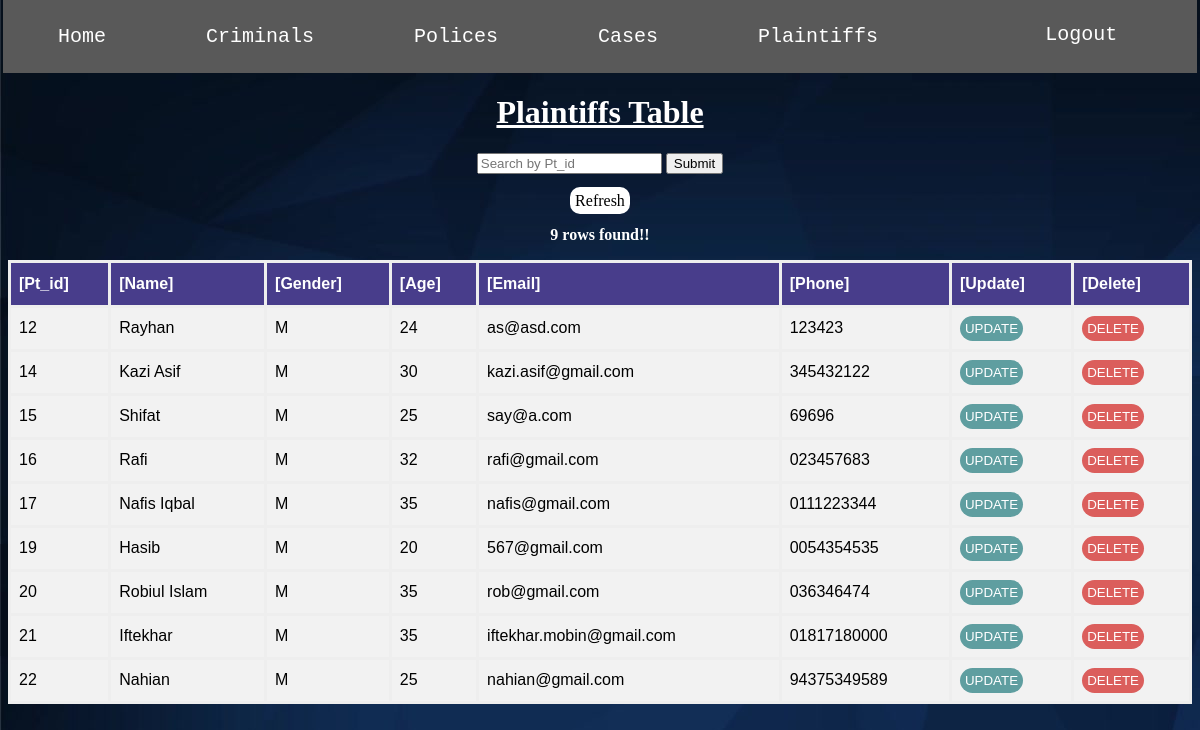
Screenshot of /public_html/tablePlaintiff.php (signed in) with the database file from the repository.
### tables this page shows
CREATE TABLE `plaintiffs` (
  `Pt_id` int(11) NOT NULL,
  `Pt_name` varchar(60) NOT NULL,
  `Gender` enum('M','F','N') NOT NULL,
  `Age` int(11) NOT NULL,
  `Email` text NOT NULL,
  `Phone` varchar(14) NOT NULL
);

### public_html/tablePlaintiff.php (the view, shortened to what this page needs)
<?php
    require 'nav.php';
    require 'database_config/connection.php';
    if( @$_GET['plaintiffs'] === 'search' ){
        $table_sql = "SELECT * FROM plaintiffs WHERE Pt_id=".$_POST['Pt_id'].";";
    }
    else{
        $table_sql = "SELECT * FROM plaintiffs;";
    }
    $rows = mysqli_query($conn, $table_sql);
    $totalrows = mysqli_num_rows($rows);
?>
<!DOCTYPE html>
<html>
<head>
    <link rel="stylesheet" href="style-sheets/mystyle_table.css" type="text/css">
</head>
<body>
    <h1><u>Plaintiffs Table</u></h1>
    <center>
        <form action="tablePlaintiff.php?plaintiffs=search" method="post">
            <input name="Pt_id" type=number placeholder="Search by Pt_id" required>
            <input name="srch" type=submit>
            <br><br>
            <a id="rfrsh" href="tablePlaintiff.php">Refresh</a>
        </form>
    </center>
    <table>
        <caption><?php echo '<p><b>'.$totalrows.' rows found!!</b></p>' ?></caption>
        <tr>
            <th>[Pt_id]</th>
            <th>[Name]</th>
            <th>[Gender]</th>
            <th>[Age]</th>
            <th>[Email]</th>
            <th>[Phone]</th>
            <th>[Update]</th>
            <th>[Delete]</th>
        </tr>
        <?php
            if($totalrows > 0){
               while( $row = mysqli_fetch_assoc($rows) ){
                   echo
                       "<tr>
                            <td>".$row['Pt_id']."</td>
                            <td>".$row['Pt_name']."</td>
                            <td>".$row['Gender']."</td>
                            <td>".$row['Age']."</td>
                            <td>".$row['Email']."</td>
                            <td>".$row['Phone']."</td>
                            <td>
                            <form action='updatePlaintiff.php' method='POST'>
                                <input name='id' class='hide' type='number' value=".$row['Pt_id'].">
                                <input name='submit' id='editbtn' type='submit' value='UPDATE'>
                            </form>
                            </td>
                            <td>
                            <form action='database_config/del.php?tb=plaintiffs' method='POST'>
                                <input name='id' class='hide' type='text' value=".$row['Pt_id'].">
                                <input name='submit' id='deletebtn' type='submit' value='DELETE' onclick='return checkdelete()'>
                            </form>
                            </td>
                        </tr>";
               }
            }
        ?>
    </table>
</body>
</html>

### public_html/style-sheets/mystyle_nav.css (style rules this page uses)
body { background: url(../images/HomePage_background.jpg); }

### public_html/style-sheets/mystyle_table.css (style rules this page uses)
h1, table p { color: white; text-align: center; font-family: cursive; }
table { font-family: "Trebuchet MS", sans-serif; border-collapse: collapse; width: 100%; }
table td, table th { border: 3px solid #eee; padding: 8px; }
table tr { background-color: #f2f2f2; }
table th { padding-top: 12px; padding-bottom: 12px; text-align: left; background-color: darkslateblue; color: white; }
#rfrsh { text-decoration: none; padding: 5px 5px; color: black; background-color: white; border-radius: 10px; }
#editbtn { color: white; border: none; background-color: cadetblue; border-radius: 20px; cursor: pointer; padding: 5px 5px; }
#deletebtn { color: white; border: none; background-color: #db5e5c; border-radius: 20px; cursor: pointer; padding: 5px 5px; }

### rows the page displays
plaintiffs: Pt_id "12", Pt_name "Rayhan", Gender "M", Age "24", Email "as@asd.com", Phone "123423"
plaintiffs: Pt_id "14", Pt_name "Kazi Asif", Gender "M", Age "30", Email "kazi.asif@gmail.com", Phone "345432122"
plaintiffs: Pt_id "15", Pt_name "Shifat", Gender "M", Age "25", Email "say@a.com", Phone "69696"
plaintiffs: Pt_id "16", Pt_name "Rafi", Gender "M", Age "32", Email "rafi@gmail.com", Phone "023457683"
plaintiffs: Pt_id "17", Pt_name "Nafis Iqbal", Gender "M", Age "35", Email "nafis@gmail.com", Phone "0111223344"
plaintiffs: Pt_id "19", Pt_name "Hasib", Gender "M", Age "20", Email "567@gmail.com", Phone "0054354535"
plaintiffs: Pt_id "20", Pt_name "Robiul Islam", Gender "M", Age "35", Email "rob@gmail.com", Phone "036346474"
plaintiffs: Pt_id "21", Pt_name "Iftekhar", Gender "M", Age "35", Email "iftekhar.mobin@gmail.com", Phone "01817180000"
plaintiffs: Pt_id "22", Pt_name "Nahian", Gender "M", Age "25", Email "nahian@gmail.com", Phone "94375349589"

### other values shown
$totalrows "9"
